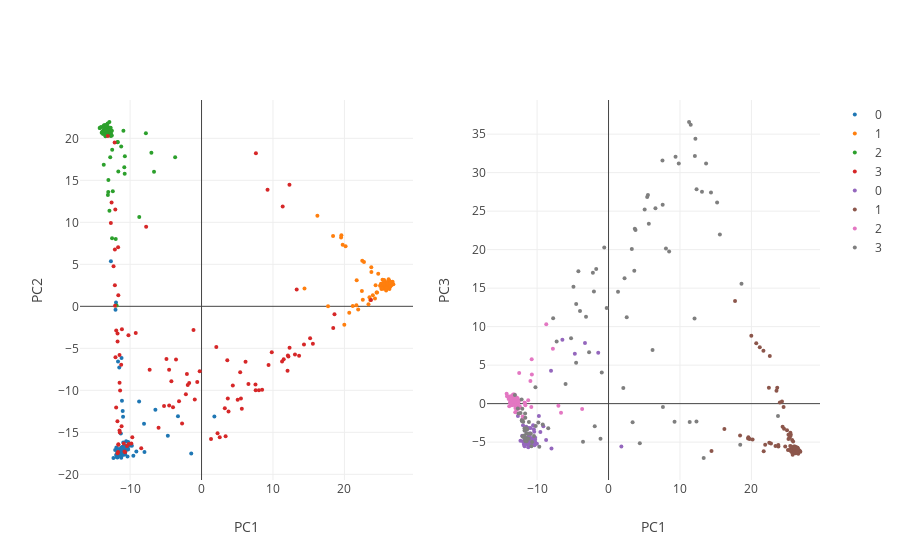

Notebook source saved alongside this figure:
### Markdown cell above
### VI. Simulation output: Summary analysis

#### A. Population genetic structure

Perform PCA on simulated haplotypes concatenated across windows.

### Code cell
#### ###

Haplotypes= np.concatenate(tuple([Windows[1][x] for x in Windows[1].keys()]), axis=1)

pca2 = PCA(n_components=3, whiten=False,svd_solver='randomized')

feats= pca2.fit_transform(Haplotypes)

coords= {z:[x for x in range(len(label_vector)) if label_vector[x] == z] for z in list(set(label_vector))}

##
from plotly import tools

fig_pca_subplots = tools.make_subplots(rows=1, cols=2)

for subp in range(2):
    
    for i in coords.keys():
        trace= go.Scatter(
        x = feats[coords[i],0],
        y = feats[coords[i],subp + 1],
        mode= "markers",
        name= str(i),
        marker= {
        'color': i,
        'line': {'width': 0},
        'size': 4,
        'symbol': 'circle',
        "opacity": 1})
        
        fig_pca_subplots.append_trace(trace, 1, subp + 1)
    
    fig_pca_subplots['layout']['yaxis' + str(subp + 1)].update(title='PC{}'.format(subp + 2))
    fig_pca_subplots['layout']['xaxis' + str(subp + 1)].update(title='PC1')

layout = go.Layout()

fig= go.Figure(data=fig_pca_subplots, layout=layout)
iplot(fig)
